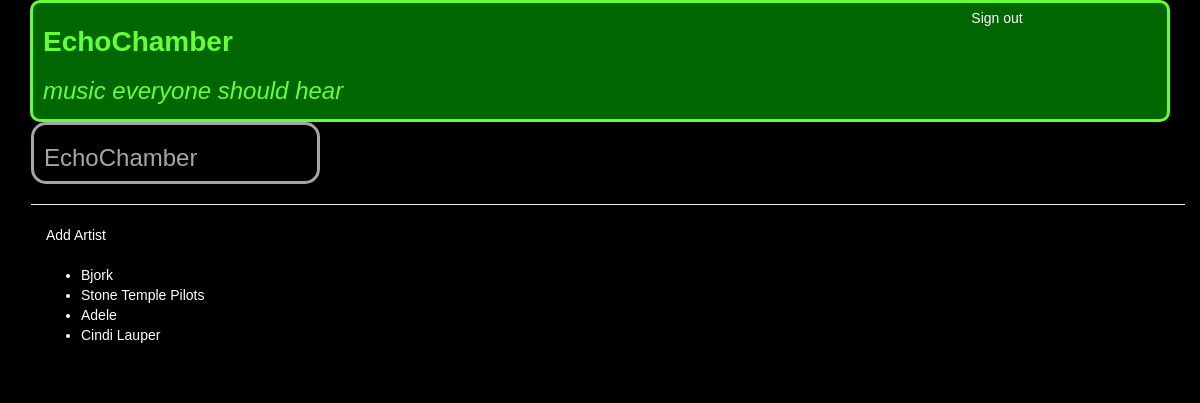
Page /artists/ on the earlier database version.
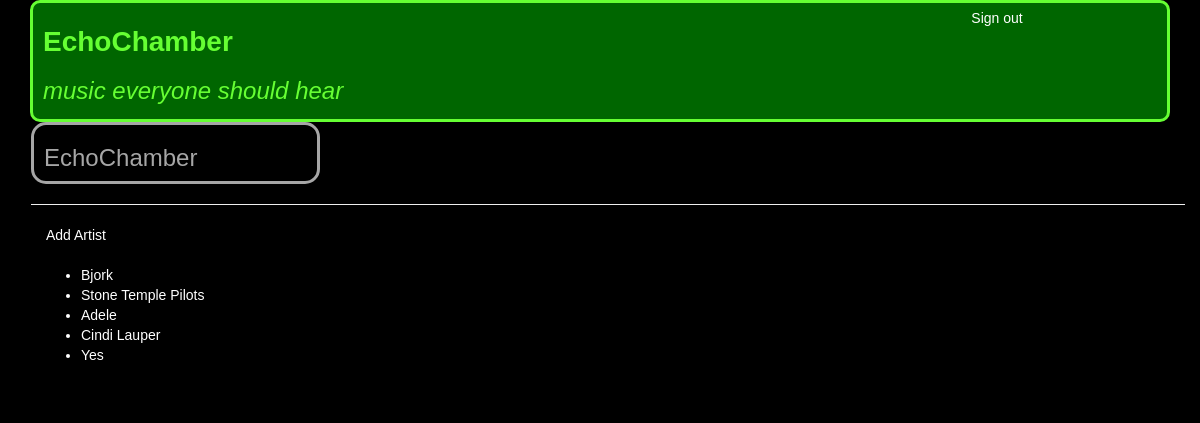
Same page on the later database version.
### database_setup.py (models this page shows, shortened)
class Artist(Base):
	__tablename__ = 'artist'
	name = Column(String, nullable=False)
	id = Column(Integer, primary_key=True)
	bio = Column(String)
	picUrl = Column(String)
	user_id = Column(Integer, ForeignKey("user.id"))
	user = relationship(User)

### muze.py (the view)
@app.route('/artists/')
def showArtists():
	login = True
	if login:
		artists = session.query(Artist).all()
		return render_template('artistList.html', artists=artists)
	return render_template('publicArtistList.html')

### templates/artistList.html (shortened to what this page needs)
{% extends 'layout.html' %}
{% block login %}
		<a href="#" onclick="signOut();">Sign out</a>
{% endblock %}
{% block content %}
<div class="row">
		<div class="col-md-3 muze-bar">
			<h3>EchoChamber</h3>
		</div>
	</div>
	<div class="row title-links">
		<hr>
		<div class="col-md-2">
			<a href="{{url_for('newArtist')}}">Add Artist</a>
		</div>
	</div>
	<div class="row">
		<div class="artist-list col-md-6">
			<ul>
				{% for artist in artists %}
					<li><a href="{{url_for('showAlbums', artist_id=artist.id)}}">{{artist.name}}</a></li>
				{% endfor %}
			</ul>
		</div>
	</div>
{% endblock %}

### templates/layout.html (shortened to what this page needs)
<!DOCTYPE html>
<html lang="en">
	<head>
		<link rel="stylesheet" href="//netdna.bootstrapcdn.com/bootstrap/3.1.1/css/bootstrap.min.css">
		<link rel="stylesheet" href="{{url_for('static', filename='normalize.css')}}">
		<link rel="stylesheet" href="{{url_for('static', filename='styles.css')}}">
	</head>
	<body>
		<div class="container">
			{% block header %}
				<div class="header row">
					<div class="title-bar col-md-6">
						<h1 class="title-text">EchoChamber</h1>
						<h3 class="sub-title-text">music everyone should hear</h1>
					</div>
					<div class="flash col-md-4">
					</div>
					<div class "title-bar-links col-md-2">
						{% block login %}
						{% endblock %}
					</div>
				</div>
			{% endblock %}
			{% block content %}
			{% endblock %}
		</div>
	</body>
</html>

### static/styles.css (style rules this page uses)
body { background-color: #000; font-family: arial, helvetica, sans-serif; color: #fff; }
a { color: #fff; }
.row { margin-left: 1px; }
.header { padding: 5px 10px; margin: 0; background-color: #006600; border: 3px solid #66ff33; border-radius: 10px; color: #66ff33; }
.title-bar { padding: 0; margin: 0; }
.title-text { background-color: #006600; font-weight: bold; }
.sub-title-text { background-color: #006600; font-style: italic; }
.muze-bar { padding: 0 0 0 10px; background-color: #000; border: 3px solid #a6a6a6; border-radius: 15px; color: #a6a6a6; font-weight: bold; }
.album-list, .song-list, .artist-list { margin: 10px 0; padding: 10px; color: #fff; }

Differences in the rows shown:
added Artist: name "Yes"
